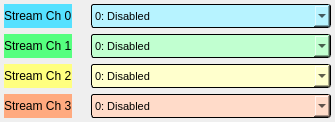
<?xml version="1.0" encoding="UTF-8"?>
<ui version="4.0">
 <class>Form</class>
 <widget class="QWidget" name="Form">
  <property name="geometry">
   <rect>
    <x>0</x>
    <y>0</y>
    <width>335</width>
    <height>122</height>
   </rect>
  </property>
  <property name="windowTitle">
   <string>Down Converter MuxSelect - ${DEVICE}</string>
  </property>
  <property name="styleSheet">
   <string notr="true"/>
  </property>
  <layout class="QGridLayout" name="gridLayout">
   <property name="leftMargin">
    <number>4</number>
   </property>
   <property name="topMargin">
    <number>4</number>
   </property>
   <property name="rightMargin">
    <number>4</number>
   </property>
   <property name="bottomMargin">
    <number>4</number>
   </property>
   <item row="2" column="1">
    <widget class="PyDMLabel" name="PyDMLabel_3">
     <property name="toolTip">
      <string/>
     </property>
     <property name="frameShape">
      <enum>QFrame::NoFrame</enum>
     </property>
     <property name="text">
      <string/>
     </property>
     <property name="channel" stdset="0">
      <string>ca://${DEVICE}:DAQMUX${MUX}_INPMUXSELSTR2</string>
     </property>
     <property name="displayFormat" stdset="0">
      <enum>PyDMLabel::String</enum>
     </property>
    </widget>
   </item>
   <item row="0" column="1">
    <widget class="PyDMLabel" name="PyDMLabel">
     <property name="toolTip">
      <string/>
     </property>
     <property name="frameShape">
      <enum>QFrame::NoFrame</enum>
     </property>
     <property name="text">
      <string/>
     </property>
     <property name="channel" stdset="0">
      <string>ca://${DEVICE}:DAQMUX${MUX}_INPMUXSELSTR0</string>
     </property>
     <property name="displayFormat" stdset="0">
      <enum>PyDMLabel::String</enum>
     </property>
    </widget>
   </item>
   <item row="0" column="2">
    <widget class="PyDMEnumComboBox" name="PyDMEnumComboBox_3">
     <property name="sizePolicy">
      <sizepolicy hsizetype="MinimumExpanding" vsizetype="Minimum">
       <horstretch>0</horstretch>
       <verstretch>0</verstretch>
      </sizepolicy>
     </property>
     <property name="minimumSize">
      <size>
       <width>95</width>
       <height>20</height>
      </size>
     </property>
     <property name="font">
      <font>
       <pointsize>8</pointsize>
      </font>
     </property>
     <property name="toolTip">
      <string/>
     </property>
     <property name="styleSheet">
      <string notr="true">/* Color of the selected list item. */
QComboBox::item:selected {
    border: 1px solid transparent;
    background: rgb(85,225,255);
}
QComboBox {
  	background-color: rgb(183,243,255);
    border: 1px solid black;
    border-radius: 3px;
    padding: 1px 18px 1px 3px;
    min-width: 6em;
}</string>
     </property>
     <property name="iconSize">
      <size>
       <width>12</width>
       <height>12</height>
      </size>
     </property>
     <property name="channel" stdset="0">
      <string>ca://${DEVICE}:DAQMUX${MUX}_INPMUXSEL0</string>
     </property>
     <item>
      <property name="text">
       <string>0: Disabled</string>
      </property>
     </item>
     <item>
      <property name="text">
       <string>1: Test</string>
      </property>
     </item>
     <item>
      <property name="text">
       <string>2: RF IN 2: ADC0 (FP)</string>
      </property>
     </item>
     <item>
      <property name="text">
       <string>3: RF IN 1: ADC1 (FP)</string>
      </property>
     </item>
     <item>
      <property name="text">
       <string>4: RF IN 4: ADC2 (FP)</string>
      </property>
     </item>
     <item>
      <property name="text">
       <string>5: RF IN 3: ADC3 (FP) </string>
      </property>
     </item>
     <item>
      <property name="text">
       <string>6: RF IN 6: ADC4 (FP)</string>
      </property>
     </item>
     <item>
      <property name="text">
       <string>7: RF IN 5: ADC5 (FP)</string>
      </property>
     </item>
     <item>
      <property name="text">
       <string>8: ADC6</string>
      </property>
     </item>
     <item>
      <property name="text">
       <string>9: LO PLL DAC: DAC0</string>
      </property>
     </item>
     <item>
      <property name="text">
       <string>10: CLK PLL DAC: DAC1 </string>
      </property>
     </item>
     <item>
      <property name="text">
       <string>11: DAC OUT: DAC2 (FP)</string>
      </property>
     </item>
     <item>
      <property name="text">
       <string>12: DAC3</string>
      </property>
     </item>
     <item>
      <property name="text">
       <string>13: DAC4</string>
      </property>
     </item>
     <item>
      <property name="text">
       <string>14: DAC5</string>
      </property>
     </item>
     <item>
      <property name="text">
       <string>15: DAC6</string>
      </property>
     </item>
     <item>
      <property name="text">
       <string>16: DBG0</string>
      </property>
     </item>
     <item>
      <property name="text">
       <string>17: DBG1</string>
      </property>
     </item>
     <item>
      <property name="text">
       <string>18: DBG2</string>
      </property>
     </item>
     <item>
      <property name="text">
       <string>19: DBG3</string>
      </property>
     </item>
    </widget>
   </item>
   <item row="1" column="0">
    <widget class="QLabel" name="label_2">
     <property name="styleSheet">
      <string notr="true">QLabel {
  background-color: rgb(85,255,127);
}</string>
     </property>
     <property name="text">
      <string>Stream Ch 1</string>
     </property>
    </widget>
   </item>
   <item row="3" column="0">
    <widget class="QLabel" name="label_4">
     <property name="styleSheet">
      <string notr="true">QLabel {
  background-color: rgb(255,170,127);
}</string>
     </property>
     <property name="text">
      <string>Stream Ch 3</string>
     </property>
    </widget>
   </item>
   <item row="2" column="2">
    <widget class="PyDMEnumComboBox" name="PyDMEnumComboBox">
     <property name="sizePolicy">
      <sizepolicy hsizetype="Preferred" vsizetype="Minimum">
       <horstretch>0</horstretch>
       <verstretch>0</verstretch>
      </sizepolicy>
     </property>
     <property name="minimumSize">
      <size>
       <width>95</width>
       <height>20</height>
      </size>
     </property>
     <property name="font">
      <font>
       <pointsize>8</pointsize>
      </font>
     </property>
     <property name="toolTip">
      <string/>
     </property>
     <property name="styleSheet">
      <string notr="true">/* Color of the selected list item. */
QComboBox::item:selected {
    border: 1px solid transparent;
    background: rgb(255,255,127);
}
QComboBox {
    background-color: rgb(255,255,205);
    border: 1px solid black;
    border-radius: 3px;
    padding: 1px 18px 1px 3px;
    min-width: 6em;
}</string>
     </property>
     <property name="channel" stdset="0">
      <string>ca://${DEVICE}:DAQMUX${MUX}_INPMUXSEL2</string>
     </property>
     <item>
      <property name="text">
       <string>0: Disabled</string>
      </property>
     </item>
     <item>
      <property name="text">
       <string>1: Test</string>
      </property>
     </item>
     <item>
      <property name="text">
       <string>2: RF IN 2: ADC0 (FP)</string>
      </property>
     </item>
     <item>
      <property name="text">
       <string>3: RF IN 1: ADC1 (FP)</string>
      </property>
     </item>
     <item>
      <property name="text">
       <string>4: RF IN 4: ADC2 (FP)</string>
      </property>
     </item>
     <item>
      <property name="text">
       <string>5: RF IN 3: ADC3 (FP) </string>
      </property>
     </item>
     <item>
      <property name="text">
       <string>6: RF IN 6: ADC4 (FP)</string>
      </property>
     </item>
     <item>
      <property name="text">
       <string>7: RF IN 5: ADC5 (FP)</string>
      </property>
     </item>
     <item>
      <property name="text">
       <string>8: ADC6</string>
      </property>
     </item>
     <item>
      <property name="text">
       <string>9: LO PLL DAC: DAC0</string>
      </property>
     </item>
     <item>
      <property name="text">
       <string>10: CLK PLL DAC: DAC1 </string>
      </property>
     </item>
     <item>
      <property name="text">
       <string>11: DAC OUT: DAC2 (FP)</string>
      </property>
     </item>
     <item>
      <property name="text">
       <string>12: DAC3</string>
      </property>
     </item>
     <item>
      <property name="text">
       <string>13: DAC4</string>
      </property>
     </item>
     <item>
      <property name="text">
       <string>14: DAC5</string>
      </property>
     </item>
     <item>
      <property name="text">
       <string>15: DAC6</string>
      </property>
     </item>
     <item>
      <property name="text">
       <string>16:DBG0</string>
      </property>
     </item>
     <item>
      <property name="text">
       <string>17:DBG1</string>
      </property>
     </item>
     <item>
      <property name="text">
       <string>18: DBG2</string>
      </property>
     </item>
     <item>
      <property name="text">
       <string>19: DBG3</string>
      </property>
     </item>
    </widget>
   </item>
   <item row="2" column="0">
    <widget class="QLabel" name="label_3">
     <property name="styleSheet">
      <string notr="true">QLabel{
  background-color: rgb(255,255,127);
}</string>
     </property>
     <property name="text">
      <string>Stream Ch 2</string>
     </property>
    </widget>
   </item>
   <item row="3" column="1">
    <widget class="PyDMLabel" name="PyDMLabel_4">
     <property name="toolTip">
      <string/>
     </property>
     <property name="frameShape">
      <enum>QFrame::NoFrame</enum>
     </property>
     <property name="text">
      <string/>
     </property>
     <property name="channel" stdset="0">
      <string>ca://${DEVICE}:DAQMUX${MUX}_INPMUXSELSTR3</string>
     </property>
     <property name="displayFormat" stdset="0">
      <enum>PyDMLabel::String</enum>
     </property>
    </widget>
   </item>
   <item row="1" column="1">
    <widget class="PyDMLabel" name="PyDMLabel_2">
     <property name="toolTip">
      <string/>
     </property>
     <property name="frameShape">
      <enum>QFrame::NoFrame</enum>
     </property>
     <property name="text">
      <string/>
     </property>
     <property name="channel" stdset="0">
      <string>ca://${DEVICE}:DAQMUX${MUX}_INPMUXSELSTR1</string>
     </property>
     <property name="displayFormat" stdset="0">
      <enum>PyDMLabel::String</enum>
     </property>
    </widget>
   </item>
   <item row="0" column="0">
    <widget class="QLabel" name="label">
     <property name="styleSheet">
      <string notr="true">QLabel {
  background-color: rgb(85,225,255);
}
</string>
     </property>
     <property name="text">
      <string>Stream Ch 0</string>
     </property>
    </widget>
   </item>
   <item row="1" column="2">
    <widget class="PyDMEnumComboBox" name="PyDMEnumComboBox_2">
     <property name="sizePolicy">
      <sizepolicy hsizetype="Preferred" vsizetype="Minimum">
       <horstretch>0</horstretch>
       <verstretch>0</verstretch>
      </sizepolicy>
     </property>
     <property name="minimumSize">
      <size>
       <width>95</width>
       <height>20</height>
      </size>
     </property>
     <property name="font">
      <font>
       <pointsize>8</pointsize>
      </font>
     </property>
     <property name="toolTip">
      <string/>
     </property>
     <property name="styleSheet">
      <string notr="true">/* Color of the selected list item. */
QComboBox::item:selected {
    border: 1px solid transparent;
    background: rgb(85,255,127);
}
QComboBox {
  	background-color: rgb(193,255,208);
    border: 1px solid black;
    border-radius: 3px;
    padding: 1px 18px 1px 3px;
    min-width: 6em;
}</string>
     </property>
     <property name="iconSize">
      <size>
       <width>12</width>
       <height>12</height>
      </size>
     </property>
     <property name="channel" stdset="0">
      <string>ca://${DEVICE}:DAQMUX${MUX}_INPMUXSEL1</string>
     </property>
     <item>
      <property name="text">
       <string>0: Disabled</string>
      </property>
     </item>
     <item>
      <property name="text">
       <string>1: Test</string>
      </property>
     </item>
     <item>
      <property name="text">
       <string>2: RF IN 2: ADC0 (FP)</string>
      </property>
     </item>
     <item>
      <property name="text">
       <string>3: RF IN 1: ADC1 (FP)</string>
      </property>
     </item>
     <item>
      <property name="text">
       <string>4: RF IN 4: ADC2 (FP)</string>
      </property>
     </item>
     <item>
      <property name="text">
       <string>5: RF IN 3: ADC3 (FP) </string>
      </property>
     </item>
     <item>
      <property name="text">
       <string>6: RF IN 6: ADC4 (FP)</string>
      </property>
     </item>
     <item>
      <property name="text">
       <string>7: RF IN 5: ADC5 (FP)</string>
      </property>
     </item>
     <item>
      <property name="text">
       <string>8: ADC6</string>
      </property>
     </item>
     <item>
      <property name="text">
       <string>9: LO PLL DAC: DAC0</string>
      </property>
     </item>
     <item>
      <property name="text">
       <string>10: CLK PLL DAC: DAC1 </string>
      </property>
     </item>
     <item>
      <property name="text">
       <string>11: DAC OUT: DAC2 (FP)</string>
      </property>
     </item>
     <item>
      <property name="text">
       <string>12: DAC3</string>
      </property>
     </item>
     <item>
      <property name="text">
       <string>13: DAC4</string>
      </property>
     </item>
     <item>
      <property name="text">
       <string>14: DAC5</string>
      </property>
     </item>
     <item>
      <property name="text">
       <string>15: DAC6</string>
      </property>
     </item>
     <item>
      <property name="text">
       <string>16: DBG0</string>
      </property>
     </item>
     <item>
      <property name="text">
       <string>17: DBG1</string>
      </property>
     </item>
     <item>
      <property name="text">
       <string>18: DBG2</string>
      </property>
     </item>
     <item>
      <property name="text">
       <string>19: DBG3</string>
      </property>
     </item>
    </widget>
   </item>
   <item row="3" column="2">
    <widget class="PyDMEnumComboBox" name="PyDMEnumComboBox_4">
     <property name="sizePolicy">
      <sizepolicy hsizetype="Preferred" vsizetype="Minimum">
       <horstretch>0</horstretch>
       <verstretch>0</verstretch>
      </sizepolicy>
     </property>
     <property name="minimumSize">
      <size>
       <width>95</width>
       <height>20</height>
      </size>
     </property>
     <property name="font">
      <font>
       <pointsize>8</pointsize>
      </font>
     </property>
     <property name="toolTip">
      <string/>
     </property>
     <property name="styleSheet">
      <string notr="true">/* Color of the selected list item. */
QComboBox::item:selected {
    border: 1px solid transparent;
    background:  rgb(255,170,127);
}
QComboBox {
    background-color:  rgb(255,219,201);
    border: 1px solid black;
    border-radius: 3px;
    padding: 1px 18px 1px 3px;
    min-width: 6em;
}</string>
     </property>
     <property name="channel" stdset="0">
      <string>ca://${DEVICE}:DAQMUX${MUX}_INPMUXSEL3</string>
     </property>
     <item>
      <property name="text">
       <string>0: Disabled</string>
      </property>
     </item>
     <item>
      <property name="text">
       <string>1: Test</string>
      </property>
     </item>
     <item>
      <property name="text">
       <string>2: RF IN 2: ADC0 (FP)</string>
      </property>
     </item>
     <item>
      <property name="text">
       <string>3: RF IN 1: ADC1 (FP)</string>
      </property>
     </item>
     <item>
      <property name="text">
       <string>4: RF IN 4: ADC2 (FP)</string>
      </property>
     </item>
     <item>
      <property name="text">
       <string>5: RF IN 3: ADC3 (FP) </string>
      </property>
     </item>
     <item>
      <property name="text">
       <string>6: RF IN 6: ADC4 (FP)</string>
      </property>
     </item>
     <item>
      <property name="text">
       <string>7: RF IN 5: ADC5 (FP)</string>
      </property>
     </item>
     <item>
      <property name="text">
       <string>8: ADC6</string>
      </property>
     </item>
     <item>
      <property name="text">
       <string>9: LO PLL DAC: DAC0</string>
      </property>
     </item>
     <item>
      <property name="text">
       <string>10: CLK PLL DAC: DAC1 </string>
      </property>
     </item>
     <item>
      <property name="text">
       <string>11: DAC OUT: DAC2 (FP)</string>
      </property>
     </item>
     <item>
      <property name="text">
       <string>12: DAC3</string>
      </property>
     </item>
     <item>
      <property name="text">
       <string>13: DAC4</string>
      </property>
     </item>
     <item>
      <property name="text">
       <string>14: DAC5</string>
      </property>
     </item>
     <item>
      <property name="text">
       <string>15: DAC6</string>
      </property>
     </item>
     <item>
      <property name="text">
       <string>16:DBG0</string>
      </property>
     </item>
     <item>
      <property name="text">
       <string>17:DBG1</string>
      </property>
     </item>
     <item>
      <property name="text">
       <string>18: DBG2</string>
      </property>
     </item>
     <item>
      <property name="text">
       <string>19: DBG3</string>
      </property>
     </item>
    </widget>
   </item>
  </layout>
 </widget>
 <customwidgets>
  <customwidget>
   <class>PyDMLabel</class>
   <extends>QLabel</extends>
   <header>pydm.widgets.label</header>
  </customwidget>
  <customwidget>
   <class>PyDMEnumComboBox</class>
   <extends>QComboBox</extends>
   <header>pydm.widgets.enum_combo_box</header>
  </customwidget>
 </customwidgets>
 <resources/>
 <connections/>
</ui>
